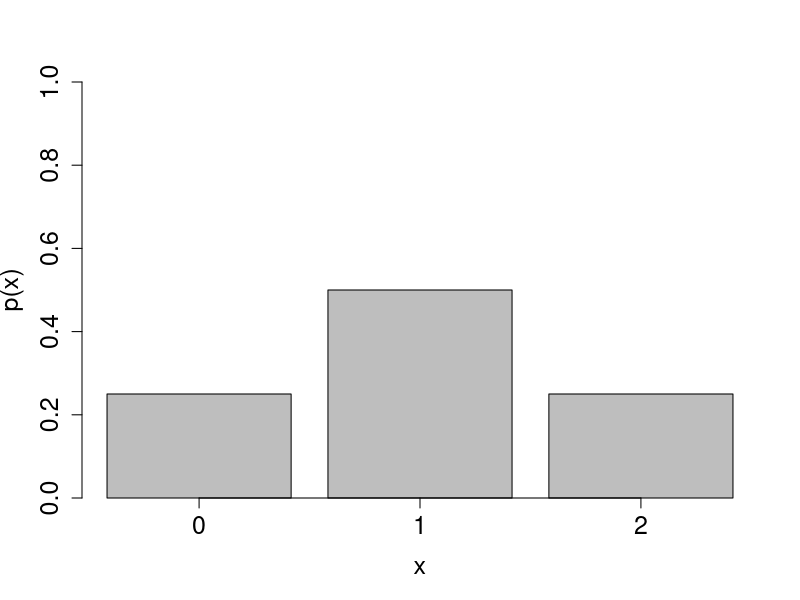
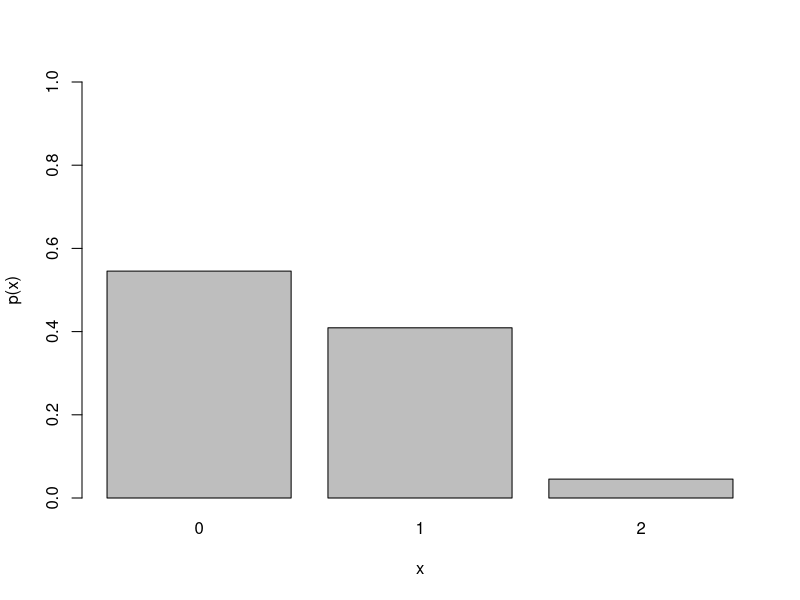
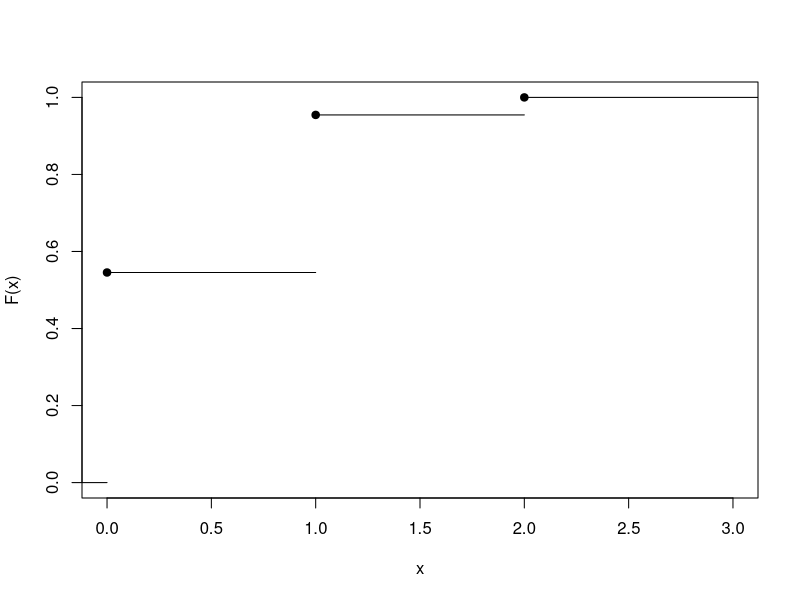

The R source for these figures, in order:
## ---- chunk 1
px <- c(0.25, 0.5, 0.25)
barplot(px, names.arg=0:2, ylim=c(0,1), xlab="x", ylab="p(x)", 
        cex.axis=1.5, cex.names=1.5, cex.lab = 1.5, axis.lty = 1)
## ---- chunk 2
(px <- c((9/12)*(8/11), (9/12)*(3/11) + (3/12)*(9/11),  (3/12)*(2/11)))
barplot(px, names.arg=0:2, ylim=c(0,1), xlab="x", ylab="p(x)")
MASS::fractions(px)
## ---- chunk 3
px
cumsum(px)
MASS::fractions(cumsum(px))
## ---- chunk 4
sfun0  <- stepfun(0:2, c(0, cumsum(px)), f = 0)
plot(sfun0, verticals=FALSE, xlim=c(0, 3),  pch = 19, main=NULL,
     ylab="F(x)")
## ---- chunk 5
x <- 0:2
MASS::fractions(px)
EX <- sum(x*px)
EX
## ---- chunk 6
sum(c(-1, 1, 2)*c(0.25, 0.5, 0.25))
## ---- chunk 7
sum(c(-1, 1, 2)*c(0.25, 0.5, 0.25))
## ---- chunk 8
sum(c(-4, 1, 2)*c(0.25, 0.5, 0.25))
## ---- chunk 9
px
x
EX

#Variance
VarX <- sum(px*(x - EX)^2)
VarX 
sum(px*x^2) - EX^2

#Standard Deviation
sqrt(VarX)
## ---- chunk 10
#Define probabilities, x values and cost
p_defect <- c(0.5, 0.3, 0.2)
x_defect <- 0:2
cost <- 5
    
#Mean and variance of number of defects    
EX_defect <- sum(p_defect*x_defect)
Var_defect <- sum(p_defect*x_defect^2) - EX_defect^2

#Mean and variance of cost of defects    
EX_defect*cost; Var_defect*cost^2
## ---- chunk 11
p_defect <- c(0.5, 0.3, 0.2)
x_defect <- 0:2
cost <- 5

num_sims <- 1e5
trials <- replicate(num_sims, 
                    sample(x_defect, 1, prob= p_defect))
(mean_cost_trials <- mean(trials*cost))
(var_cost_trials <- var(trials*cost))
